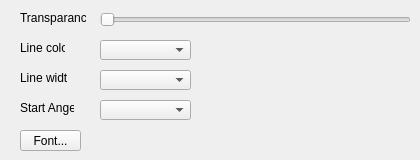
        <widget class="QWidget" name="Appearance">
         <attribute name="title">
          <string>Appearance</string>
         </attribute>
         <widget class="QPushButton" name="pushButton_2">
          <property name="geometry">
           <rect>
            <x>20</x>
            <y>130</y>
            <width>61</width>
            <height>21</height>
           </rect>
          </property>
          <property name="text">
           <string>Font...</string>
          </property>
         </widget>
         <widget class="QLabel" name="label_15">
          <property name="geometry">
           <rect>
            <x>20</x>
            <y>10</y>
            <width>66</width>
            <height>16</height>
           </rect>
          </property>
          <property name="text">
           <string>Transparancy</string>
          </property>
         </widget>
         <widget class="QSlider" name="horizontalSlider_6">
          <property name="geometry">
           <rect>
            <x>100</x>
            <y>10</y>
            <width>311</width>
            <height>19</height>
           </rect>
          </property>
          <property name="orientation">
           <enum>Qt::Horizontal</enum>
          </property>
         </widget>
         <widget class="QLabel" name="label_49">
          <property name="geometry">
           <rect>
            <x>20</x>
            <y>40</y>
            <width>45</width>
            <height>16</height>
           </rect>
          </property>
          <property name="text">
           <string>Line color</string>
          </property>
         </widget>
         <widget class="QComboBox" name="comboBox_18">
          <property name="geometry">
           <rect>
            <x>100</x>
            <y>40</y>
            <width>91</width>
            <height>20</height>
           </rect>
          </property>
         </widget>
         <widget class="QLabel" name="label_50">
          <property name="geometry">
           <rect>
            <x>20</x>
            <y>70</y>
            <width>48</width>
            <height>16</height>
           </rect>
          </property>
          <property name="text">
           <string>Line width</string>
          </property>
         </widget>
         <widget class="QComboBox" name="comboBox_19">
          <property name="geometry">
           <rect>
            <x>100</x>
            <y>70</y>
            <width>91</width>
            <height>20</height>
           </rect>
          </property>
         </widget>
         <widget class="QLabel" name="label_51">
          <property name="geometry">
           <rect>
            <x>20</x>
            <y>100</y>
            <width>54</width>
            <height>16</height>
           </rect>
          </property>
          <property name="text">
           <string>Start Angel</string>
          </property>
         </widget>
         <widget class="QComboBox" name="comboBox_20">
          <property name="geometry">
           <rect>
            <x>100</x>
            <y>100</y>
            <width>91</width>
            <height>20</height>
           </rect>
          </property>
         </widget>
        </widget>
